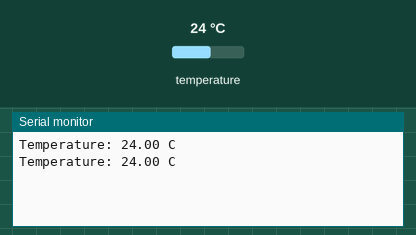
Recording of a sketch running on a simulated Arduino Uno, built with avr-gcc and run on an emulated ATmega328P. Shown: the last lines printed to the serial monitor. The test bench sets the inputs (shaded band); at power-on: temperature 24 °C.

Above: at 3.3 s.
3.4 s: temperature set to 12 °C
At 5.5 s:
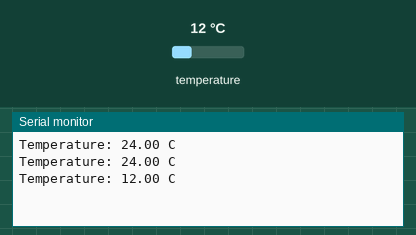
5.9 s: temperature set to 19 °C
At 6.9 s:
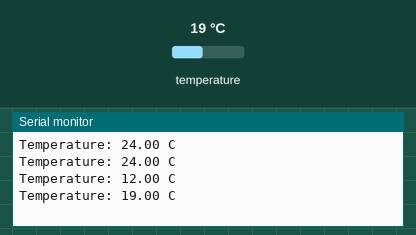
Timing chart, 0 to 8.9 s (numbered marks = the images above; inputs shaded):
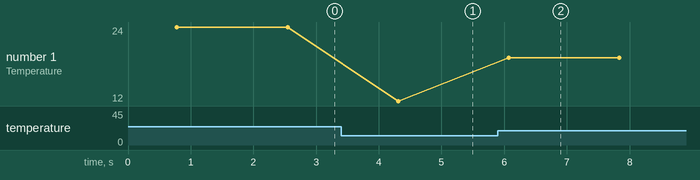

The sketch:

ds18b20.ino
```cpp
#include <OneWire.h>
#include <DallasTemperature.h>

const int ONE_WIRE_PIN = 2;
OneWire oneWire(ONE_WIRE_PIN);
DallasTemperature sensors(&oneWire);

void setup() {
  Serial.begin(115200);
  sensors.begin();
}

void loop() {
  sensors.requestTemperatures();
  float t = sensors.getTempCByIndex(0);
  if (t == DEVICE_DISCONNECTED_C) {
    Serial.println("DS18B20 not found - check the wiring and the 4.7k pull-up");
  } else {
    Serial.print("Temperature: ");
    Serial.print(t);
    Serial.println(" C");
  }
  delay(1000);
}
```

Measured:
- after the input at 3.4 s, the serial monitor: prints a new line after 0.91 s (image 1)
- after the input at 5.9 s, the serial monitor: prints a new line after 0.17 s (image 2)
- plotted number 1: 24 → 12 after the input at 3.4 s, 12 → 19 after the input at 5.9 s
